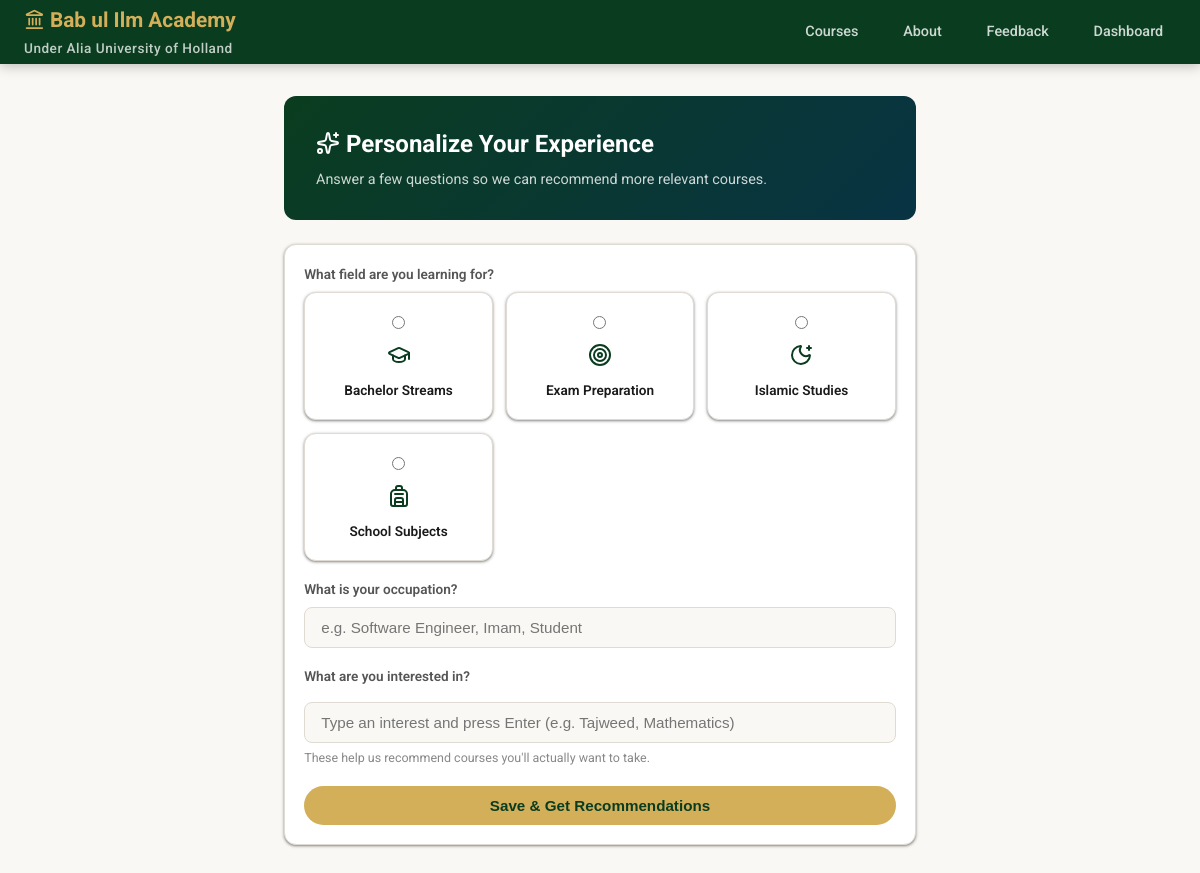
The page /personalize.php (signed in) on the database its author committed.
### tables this page shows
CREATE TABLE IF NOT EXISTS users (
    id           INT UNSIGNED AUTO_INCREMENT PRIMARY KEY,
    name         VARCHAR(100) NOT NULL,
    email        VARCHAR(150) NOT NULL UNIQUE,
    password     VARCHAR(255) NOT NULL,
    role         ENUM('student','teacher','admin') DEFAULT 'student',
    phone        VARCHAR(30),
    country      VARCHAR(100),
    bio          TEXT,
    qualification TEXT,               
    avatar       VARCHAR(300),
    is_approved  TINYINT(1) DEFAULT 1,   
    is_verified  TINYINT(1) DEFAULT 0,
    verification_token   VARCHAR(64) NULL,
    verification_expires  DATETIME NULL,
    created_at   TIMESTAMP DEFAULT CURRENT_TIMESTAMP,
    INDEX idx_email (email),
    INDEX idx_role (role)
);

CREATE TABLE IF NOT EXISTS fields_of_study (
    id   INT UNSIGNED AUTO_INCREMENT PRIMARY KEY,
    name VARCHAR(100) NOT NULL,
    icon VARCHAR(30)
);

### personalize.php (the view, shortened to what this page needs)
<?php
require_once __DIR__ . '/db.php';
$user = auth();
$stmt = $pdo->prepare('SELECT * FROM users WHERE id = ?');
$stmt->execute([$user['id']]);
$me = $stmt->fetch();
$fields = $pdo->query('SELECT * FROM fields_of_study ORDER BY name')->fetchAll();
?>
<!DOCTYPE html>
<html lang="en">
<head>
<link rel="stylesheet" href="style.css">
</head>
<body>
<nav class="navbar">
    <a class="nav-brand" href="index.php"><i data-lucide="landmark" class="lucide-icon"></i> <?= e(SITE_NAME) ?><small><?= e(SITE_AFFILIATION) ?></small></a>
    <div class="nav-links">
        <a href="courses.php">Courses</a>
        <a href="about.php">About</a>
        <a href="feedback.php">Feedback</a>
        <a href="dashboard.php">Dashboard</a>
    </div>
</nav>
<div class="dashboard-wrap" style="max-width:680px">
    <div class="dashboard-header">
        <h2><i data-lucide="sparkles" class="lucide-icon"></i> Personalize Your Experience</h2>
        <p>Answer a few questions so we can recommend more relevant courses.</p>
    </div>
    <div class="card"><div class="card-body">
        <form method="post">
            <div class="form-group">
                <label class="form-label">What field are you learning for?</label>
                <div style="display:grid;grid-template-columns:repeat(auto-fit,minmax(140px,1fr));gap:.8rem">
                    <?php foreach ($fields as $f): ?>
                    <label class="card" style="cursor:pointer;text-align:center;padding:1.1rem .6rem;margin:0">
                        <input type="radio" name="learning_field_id" value="<?= (int) $f['id'] ?>" style="width:auto;margin-bottom:.5rem" <?= (int) $me['learning_field_id'] === (int) $f['id'] ? 'checked' : '' ?>>
                        <div style="font-size:1.5rem;color:var(--green-deep)"><?= catIcon($f['icon']) ?></div>
                        <div style="font-weight:600;font-size:.85rem;margin-top:.3rem"><?= e($f['name']) ?></div>
                    </label>
                    <?php endforeach; ?>
                </div>
            </div>
            <div class="form-group">
                <label class="form-label">What is your occupation?</label>
                <input type="text" name="occupation" class="form-control" placeholder="e.g. Software Engineer, Imam, Student" value="<?= e($me['occupation'] ?? '') ?>">
            </div>
            <div class="form-group">
                <label class="form-label">What are you interested in?</label>
                <input type="text" id="skillInput" class="form-control" list="skillSuggestions" placeholder="Type an interest and press Enter (e.g. Tajweed, Mathematics)">
                <div class="form-hint">These help us recommend courses you'll actually want to take.</div>
            </div>
            <button type="submit" class="btn btn-primary btn-full">Save & Get Recommendations</button>
        </form>
    </div></div>
</div>
</body>
</html>

### db.php (shortened to what this page needs)
<?php
function e(string $s): string {
    return htmlspecialchars($s, ENT_QUOTES, 'UTF-8');
}
function catIcon(?string $iconName): string {
    return '<i data-lucide="' . e($iconName ?: 'book-open') . '" class="lucide-icon"></i>';
}

### style.css (style rules this page uses)
:root { --teal-deep: #083344; --teal-mid: #0e5272; --teal-light: #1a7a9e; --green-deep: #0a3d1f; --gold: #d4af5a; --gold-dark: #b8973b; --gold-light: #f0d78a; --cream: #faf8f4; --white: #ffffff; --text: #1a1a1a; --text-mid: #555; --text-light: #888; --border: #e0dbd2; --shadow: 0 1px 2px rgba(0,0,0,.30), 0 1px 3px 1px rgba(0,0,0,.15); --shadow-lg: 0 1px 3px rgba(0,0,0,.30), 0 4px 8px 3px rgba(0,0,0,.15); --radius-sm: 8px; --radius: 12px; --radius-lg: 16px; --radius-full: 999px; --transition: .2s cubic-bezier(.4,0,.2,1); }
*, *::before, *::after { box-sizing: border-box; margin: 0; padding: 0; }
body { font-family: 'Roboto', 'Segoe UI', system-ui, sans-serif; background: var(--cream); color: var(--text); line-height: 1.6; }
a { color: var(--teal-mid); text-decoration: none; }
.navbar { background: var(--green-deep); padding: 0 1.5rem; display: flex; align-items: center; justify-content: space-between; height: 64px; position: sticky; top: 0; z-index: 100; box-shadow: 0 2px 12px rgba(0,0,0,.25); }
.nav-brand { font-size: 1.3rem; font-weight: 700; color: var(--gold); }
.nav-brand small { display: block; font-size: .85rem; color: rgba(255,255,255,.75); font-weight: 500; letter-spacing: .5px; }
.nav-links { display: flex; align-items: center; gap: 1.2rem; }
.nav-links a { color: rgba(255,255,255,.8); font-size: .9rem; font-weight: 500; padding: .4rem .8rem; border-radius: 6px; transition: var(--transition); }
.lucide-icon { width: 1em; height: 1em; stroke: currentColor; stroke-width: 2; vertical-align: -0.125em; flex-shrink: 0; display: inline-block; }
.btn { display: inline-flex; align-items: center; gap: .4rem; padding: .7rem 1.6rem; border-radius: 25px; font-size: .95rem; font-weight: 600; cursor: pointer; border: none; transition: var(--transition); text-decoration: none; }
.btn-primary { background: var(--gold); color: var(--green-deep); }
.btn-full { width: 100%; justify-content: center; }
.dashboard-wrap { max-width: 1000px; margin: 2rem auto; padding: 0 1.5rem; }
.dashboard-header { background: linear-gradient(135deg, var(--green-deep), var(--teal-deep)); color: var(--white); border-radius: var(--radius); padding: 1.8rem 2rem; margin-bottom: 1.5rem; }
.dashboard-header h2 { font-size: 1.5rem; font-weight: 700; }
.dashboard-header p { opacity: .8; font-size: .9rem; margin-top: .3rem; }
.form-group { margin-bottom: 1.1rem; }
.form-label { display: block; font-size: .85rem; font-weight: 600; color: var(--text-mid); margin-bottom: .4rem; }
.form-control { width: 100%; padding: .7rem 1rem; border: 1.5px solid var(--border); border-radius: var(--radius-sm); font-size: .95rem; color: var(--text); background: var(--cream); outline: none; transition: var(--transition); }
.form-hint { font-size: .78rem; color: var(--text-light); margin-top: .3rem; }
.card { background: var(--white); border-radius: var(--radius); overflow: hidden; box-shadow: var(--shadow); border: 1.5px solid var(--border); }
.card-body { padding: 1.2rem; }
.nav-brand { min-width: 0; overflow: hidden; text-overflow: ellipsis; white-space: nowrap; }

### rows shown on the page
fields_of_study: name "Bachelor Streams"
users: learning_field_id "☐ Bachelor Streams", learning_field_id "☐ Exam Preparation", learning_field_id "☐ Islamic Studies", learning_field_id "☐ School Subjects"
fields_of_study: name "Exam Preparation"
fields_of_study: name "Islamic Studies"
fields_of_study: name "School Subjects"

### other values the page prints
SITE_NAME "Bab ul Ilm Academy"
SITE_AFFILIATION "Under Alia University of Holland"
